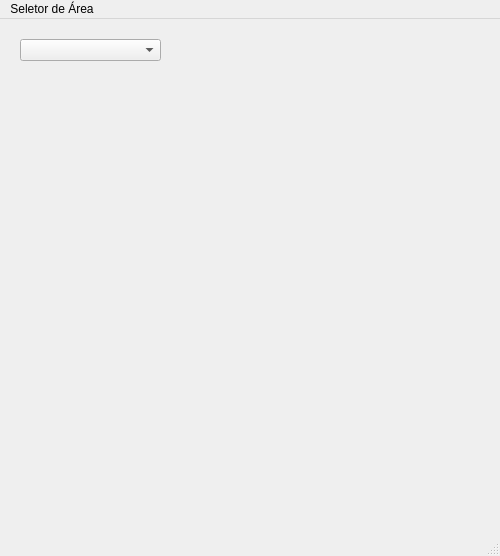
<?xml version="1.0" encoding="UTF-8"?>
<ui version="4.0">
 <class>MainWindow</class>
 <widget class="QMainWindow" name="MainWindow">
  <property name="geometry">
   <rect>
    <x>0</x>
    <y>0</y>
    <width>500</width>
    <height>556</height>
   </rect>
  </property>
  <property name="windowTitle">
   <string>MainWindow</string>
  </property>
  <widget class="QWidget" name="centralwidget">
   <widget class="QComboBox" name="comboBox">
    <property name="geometry">
     <rect>
      <x>20</x>
      <y>20</y>
      <width>141</width>
      <height>22</height>
     </rect>
    </property>
   </widget>
  </widget>
  <widget class="QMenuBar" name="menubar">
   <property name="geometry">
    <rect>
     <x>0</x>
     <y>0</y>
     <width>500</width>
     <height>18</height>
    </rect>
   </property>
   <widget class="QMenu" name="menuSeletor_de_rea">
    <property name="title">
     <string>Seletor de Área</string>
    </property>
   </widget>
   <addaction name="menuSeletor_de_rea"/>
  </widget>
  <widget class="QStatusBar" name="statusbar"/>
 </widget>
 <resources/>
 <connections/>
</ui>
